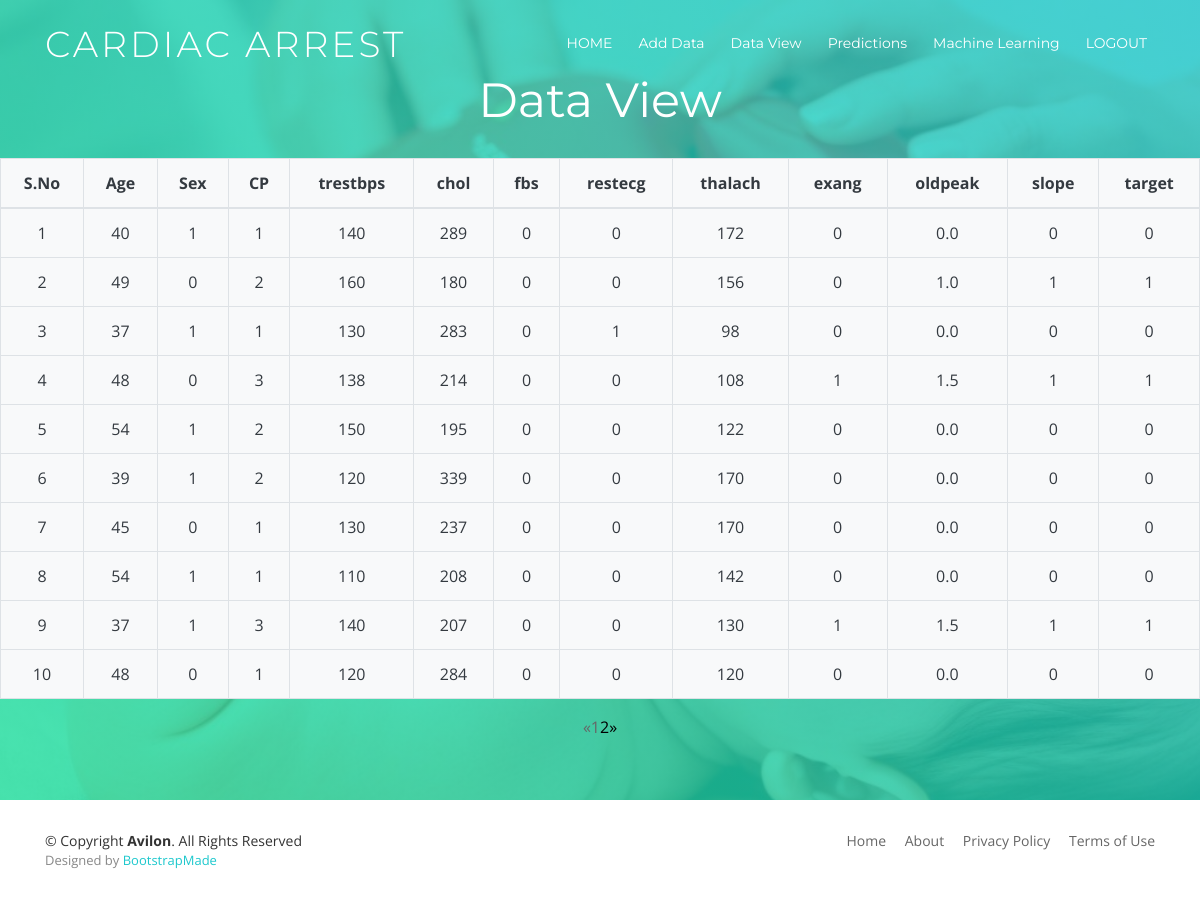
The page /UserDataView/ on the database its author committed.
### users/models.py (models this page shows, shortened)
class HeartDataModel(models.Model):
    age = models.IntegerField()
    sex = models.IntegerField()
    cp = models.IntegerField()
    trestbps = models.IntegerField()
    chol = models.IntegerField()
    fbs = models.IntegerField()
    restecg = models.IntegerField()
    thalach = models.IntegerField()
    exang = models.IntegerField()
    oldpeak = models.FloatField()
    slope = models.IntegerField()
    target = models.IntegerField()
    class Meta:
        db_table = 'HeartDatabase'

### users/views.py (the view)
# urls.py: path('UserDataView/', users.UserDataView, name='UserDataView'),
def UserDataView(request):
    data_list = HeartDataModel.objects.all()
    page = request.GET.get('page', 1)
    paginator = Paginator(data_list, 10)
    try:
        users = paginator.page(page)
    except PageNotAnInteger:
        users = paginator.page(1)
    except EmptyPage:
        users = paginator.page(paginator.num_pages)
    return render(request, 'users/DataView_list.html', {'users': users})

### assets/templates/users/DataView_list.html (shortened to what this page needs)
{% extends 'userbase.html'%}
{%block contents%}
 <section id="intro">
    <div class="intro-text">
<br><br><br><br><br><br><br><br><br><br><br><br><br><br>
      <p><h2>Data View</h2></p>
      <table class="table table-bordered footer_title bg-light text-dark">
  <thead>
    <tr>
        <th>S.No</th>
        <th>Age</th>
        <th>Sex</th>
        <th>CP</th>
        <th>trestbps</th>
        <th>chol</th>
        <th>fbs</th>
        <th>restecg</th>
        <th>thalach</th>
        <th>exang </th>
        <th>oldpeak </th>
        <th>slope </th>
        <th>target </th>
    </tr>
  </thead>
  <tbody>
    {% for i in users %}
      <tr>
        <td>{{i.id}}</td>
                                                <td>{{i.age}}</td>
                                                <td>{{i.sex}}</td>
                                                <td>{{i.cp}}</td>
                                                <td>{{i.trestbps}}</td>
                                                <td>{{i.chol}}</td>
                                                <td>{{i.fbs}}</td>
                                                <td>{{i.restecg}}</td>
                                                <td>{{i.thalach}}</td>
                                                <td>{{i.exang}}</td>
                                                <td>{{i.oldpeak}}</td>
                                                <td>{{i.slope}}</td>
                                                <td>{{i.target}}</td>
      </tr>
    {% endfor %}
  </tbody>
</table>
{% if users.has_other_pages %}
<ul class="pagination">
  {% if users.has_previous %}
    <li><a style="color:black" href="?page={{ users.previous_page_number }}">&laquo;</a></li>
  {% else %}
    <li class="disabled"><span>&laquo;</span></li>
  {% endif %}
  {% for i in users.paginator.page_range %}
    {% if users.number == i %}
      <li class="active"><span>{{ i }} <span class="sr-only">(current)</span></span></li>
    {% elif i > users.number|add:'-2' and i < users.number|add:'2' %}
      <li><a style="color:black" href="?page={{ i }}">{{ i }}</a></li>
    {% endif %}
  {% endfor %}
  {% if users.has_next %}
    <li><a style="color:black" href="?page={{ users.next_page_number }}">&raquo;</a></li>
  {% else %}
    <li class="disabled"><span>&raquo;</span></li>
  {% endif %}
</ul>
{% endif %}
    </div>
  </section>
{%endblock%}

### assets/templates/userbase.html (shortened to what this page needs)
{% load static %}
<!DOCTYPE html>
<html lang="en">
<head>
  <link href="{% static 'lib/bootstrap/css/bootstrap.min.css' %}" rel="stylesheet">
  <link href="{% static 'lib/animate/animate.min.css' %}" rel="stylesheet">
  <link href="{% static 'lib/font-awesome/css/font-awesome.min.css' %}" rel="stylesheet">
  <link href="{% static 'lib/ionicons/css/ionicons.min.css' %}" rel="stylesheet">
  <link href="{% static 'lib/magnific-popup/magnific-popup.css' %}" rel="stylesheet">
  <link href="{% static 'css/style.css' %}" rel="stylesheet">
</head>
<body>
  <header id="header">
    <div class="container">
      <div id="logo" class="pull-left">
        <h1><a href="#intro" class="scrollto">Cardiac Arrest</a></h1>
      </div>
      <nav id="nav-menu-container">
        <ul class="nav-menu">
          <li class="menu-active"><a href="{%url 'index'%}">HOME</a></li>
            <li><a href="{%url 'UserAddData'%}">Add Data</a></li>
            <li><a href="{%url 'UserDataView'%}">Data View</a></li>
            <li><a href="{%url 'predictt'%}">Predictions</a></li>
          <li><a href="{%url 'UserMachineLearning'%}">Machine Learning</a></li>
          <li><a href="{%url 'logout'%}">LOGOUT</a></li>
        </ul>
      </nav>
    </div>
  </header>
 {%block contents%}
                {%endblock%}
  <footer id="footer">
    <div class="container">
      <div class="row">
        <div class="col-lg-6 text-lg-left text-center">
          <div class="copyright">
            &copy; Copyright <strong>Avilon</strong>. All Rights Reserved
          </div>
          <div class="credits">
            Designed by <a href="https://bootstrapmade.com/">BootstrapMade</a>
          </div>
        </div>
        <div class="col-lg-6">
          <nav class="footer-links text-lg-right text-center pt-2 pt-lg-0">
            <a href="#intro" class="scrollto">Home</a>
            <a href="#about" class="scrollto">About</a>
            <a href="#">Privacy Policy</a>
            <a href="#">Terms of Use</a>
          </nav>
        </div>
      </div>
    </div>
  </footer>
</body>
</html>

### assets/static/css/style.css (style rules this page uses)
body { background: #fff; color: #666666; font-family: "Open Sans", sans-serif; overflow-x: hidden; }
a { color: #1dc8cd; transition: 0.5s; }
p { padding: 0; margin: 0 0 30px 0; }
h1, h2, h3, h4, h5, h6 { font-family: "Montserrat", sans-serif; font-weight: 400; margin: 0 0 20px 0; padding: 0; }
#header { padding: 30px 0; height: 92px; position: fixed; left: 0; top: 0; right: 0; transition: all 0.5s; z-index: 997; }
#header #logo { float: left; }
#header #logo h1 { font-size: 36px; margin: -4px 0 0 0; padding: 0; line-height: 1; display: inline-block; font-family: "Montserrat", sans-serif; font-weight: 300; letter-spacing: 3px; text-transform: uppercase; }
#header #logo h1 a, #header #logo h1 a:hover { color: #fff; }
#intro { width: 100%; height: 100vh; background: linear-gradient(45deg, rgba(29, 224, 153, 0.8), rgba(29, 200, 205, 0.8)), url("../img/intro-bg.jpg") center top no-repeat; background-size: cover; position: relative; }
@media (min-width: 1024px) { #intro { background-attachment: fixed; } }
#intro .intro-text { position: absolute; left: 0; top: 60px; right: 0; height: calc(50% - 60px); display: flex; align-items: center; justify-content: center; text-align: center; flex-direction: column; }
#intro h2 { margin: 30px 0 10px 0; padding: 0 15px; font-size: 48px; font-weight: 400; line-height: 56px; color: #fff; }
#intro p { color: #fff; margin-bottom: 20px; padding: 0 15px; font-size: 24px; }
.nav-menu, .nav-menu * { margin: 0; padding: 0; list-style: none; }
.nav-menu li { position: relative; white-space: nowrap; }
.nav-menu > li { float: left; }
#nav-menu-container { float: right; margin: 0; }
.nav-menu a { padding: 0 8px 10px 8px; text-decoration: none; display: inline-block; color: #fff; font-family: "Montserrat", sans-serif; font-weight: 400; font-size: 14px; outline: none; }
.nav-menu > li { margin-left: 10px; }
#mobile-nav { position: fixed; top: 0; padding-top: 18px; bottom: 0; z-index: 998; background: rgba(52, 59, 64, 0.9); left: -260px; width: 260px; overflow-y: auto; transition: 0.4s; }
#mobile-nav ul { padding: 0; margin: 0; list-style: none; }
#mobile-nav ul li { position: relative; }
#mobile-nav ul li a { color: #fff; font-size: 16px; overflow: hidden; padding: 10px 22px 10px 15px; position: relative; text-decoration: none; width: 100%; display: block; outline: none; }
#footer { background: #fff; box-shadow: 0px 0px 12px 0px rgba(0, 0, 0, 0.1); padding: 30px 0; color: #333; font-size: 14px; }
#footer .credits { font-size: 13px; color: #888; }
#footer .footer-links a { color: #666; padding-left: 15px; }
#footer .footer-links a:first-child { padding-left: 0; }

### rows shown on the page
HeartDataModel: id "1", age "40", sex "1", cp "1", trestbps "140", chol "289", fbs "0", restecg "0", thalach "172", exang "0", oldpeak "0.0", slope "0", target "0"
HeartDataModel: id "2", age "49", sex "0", cp "2", trestbps "160", chol "180", fbs "0", restecg "0", thalach "156", exang "0", oldpeak "1.0", slope "1", target "1"
HeartDataModel: id "3", age "37", sex "1", cp "1", trestbps "130", chol "283", fbs "0", restecg "1", thalach "98", exang "0", oldpeak "0.0", slope "0", target "0"
HeartDataModel: id "4", age "48", sex "0", cp "3", trestbps "138", chol "214", fbs "0", restecg "0", thalach "108", exang "1", oldpeak "1.5", slope "1", target "1"
HeartDataModel: id "5", age "54", sex "1", cp "2", trestbps "150", chol "195", fbs "0", restecg "0", thalach "122", exang "0", oldpeak "0.0", slope "0", target "0"
HeartDataModel: id "6", age "39", sex "1", cp "2", trestbps "120", chol "339", fbs "0", restecg "0", thalach "170", exang "0", oldpeak "0.0", slope "0", target "0"
HeartDataModel: id "7", age "45", sex "0", cp "1", trestbps "130", chol "237", fbs "0", restecg "0", thalach "170", exang "0", oldpeak "0.0", slope "0", target "0"
HeartDataModel: id "8", age "54", sex "1", cp "1", trestbps "110", chol "208", fbs "0", restecg "0", thalach "142", exang "0", oldpeak "0.0", slope "0", target "0"
HeartDataModel: id "9", age "37", sex "1", cp "3", trestbps "140", chol "207", fbs "0", restecg "0", thalach "130", exang "1", oldpeak "1.5", slope "1", target "1"
HeartDataModel: id "10", age "48", sex "0", cp "1", trestbps "120", chol "284", fbs "0", restecg "0", thalach "120", exang "0", oldpeak "0.0", slope "0", target "0"

### other values the page prints
{{ i }} "1"
{{ i }} "2"
